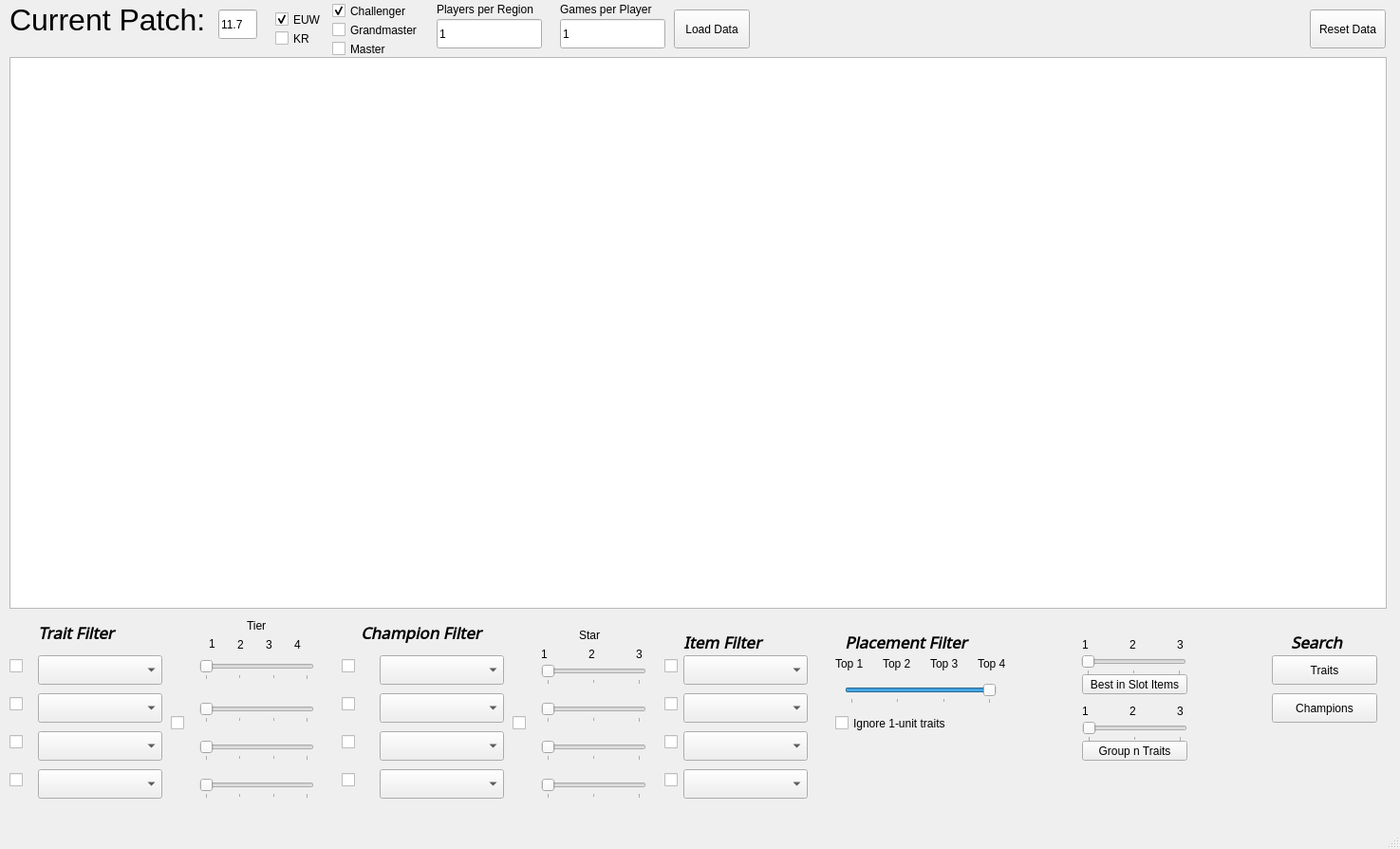
<?xml version="1.0" encoding="UTF-8"?>
<ui version="4.0">
 <class>mainWindow</class>
 <widget class="QMainWindow" name="mainWindow">
  <property name="geometry">
   <rect>
    <x>0</x>
    <y>0</y>
    <width>1475</width>
    <height>894</height>
   </rect>
  </property>
  <property name="windowTitle">
   <string>TFT Challenger Meta Evaluator</string>
  </property>
  <widget class="QWidget" name="centralwidget">
   <widget class="QLabel" name="Patch_label">
    <property name="geometry">
     <rect>
      <x>10</x>
      <y>0</y>
      <width>221</width>
      <height>41</height>
     </rect>
    </property>
    <property name="font">
     <font>
      <pointsize>24</pointsize>
     </font>
    </property>
    <property name="text">
     <string>Current Patch:</string>
    </property>
   </widget>
   <widget class="QCheckBox" name="euwCheckBox">
    <property name="geometry">
     <rect>
      <x>290</x>
      <y>10</y>
      <width>51</width>
      <height>21</height>
     </rect>
    </property>
    <property name="text">
     <string>EUW</string>
    </property>
    <property name="checked">
     <bool>true</bool>
    </property>
   </widget>
   <widget class="QCheckBox" name="krCheckBox">
    <property name="geometry">
     <rect>
      <x>290</x>
      <y>30</y>
      <width>51</width>
      <height>21</height>
     </rect>
    </property>
    <property name="text">
     <string>KR</string>
    </property>
    <property name="checked">
     <bool>false</bool>
    </property>
   </widget>
   <widget class="QPushButton" name="traitsButton">
    <property name="geometry">
     <rect>
      <x>1340</x>
      <y>690</y>
      <width>111</width>
      <height>31</height>
     </rect>
    </property>
    <property name="text">
     <string>Traits</string>
    </property>
   </widget>
   <widget class="QPushButton" name="championsButton">
    <property name="geometry">
     <rect>
      <x>1340</x>
      <y>730</y>
      <width>111</width>
      <height>31</height>
     </rect>
    </property>
    <property name="text">
     <string>Champions</string>
    </property>
   </widget>
   <widget class="QTableWidget" name="tableWidget">
    <property name="geometry">
     <rect>
      <x>10</x>
      <y>60</y>
      <width>1451</width>
      <height>581</height>
     </rect>
    </property>
    <property name="font">
     <font>
      <family>Noto Sans Bengali</family>
     </font>
    </property>
    <property name="editTriggers">
     <set>QAbstractItemView::NoEditTriggers</set>
    </property>
    <property name="tabKeyNavigation">
     <bool>false</bool>
    </property>
    <property name="showDropIndicator" stdset="0">
     <bool>false</bool>
    </property>
    <property name="dragDropOverwriteMode">
     <bool>false</bool>
    </property>
    <property name="showGrid">
     <bool>false</bool>
    </property>
    <property name="gridStyle">
     <enum>Qt::NoPen</enum>
    </property>
    <property name="sortingEnabled">
     <bool>false</bool>
    </property>
    <property name="cornerButtonEnabled">
     <bool>false</bool>
    </property>
    <attribute name="horizontalHeaderVisible">
     <bool>true</bool>
    </attribute>
    <attribute name="verticalHeaderVisible">
     <bool>false</bool>
    </attribute>
   </widget>
   <widget class="QPushButton" name="loadDataButton">
    <property name="geometry">
     <rect>
      <x>710</x>
      <y>10</y>
      <width>80</width>
      <height>41</height>
     </rect>
    </property>
    <property name="text">
     <string>Load Data</string>
    </property>
   </widget>
   <widget class="QComboBox" name="traitFilter1">
    <property name="geometry">
     <rect>
      <x>40</x>
      <y>690</y>
      <width>131</width>
      <height>31</height>
     </rect>
    </property>
   </widget>
   <widget class="QComboBox" name="traitFilter3">
    <property name="geometry">
     <rect>
      <x>40</x>
      <y>770</y>
      <width>131</width>
      <height>31</height>
     </rect>
    </property>
   </widget>
   <widget class="QComboBox" name="traitFilter2">
    <property name="geometry">
     <rect>
      <x>40</x>
      <y>730</y>
      <width>131</width>
      <height>31</height>
     </rect>
    </property>
   </widget>
   <widget class="QComboBox" name="traitFilter4">
    <property name="geometry">
     <rect>
      <x>40</x>
      <y>810</y>
      <width>131</width>
      <height>31</height>
     </rect>
    </property>
   </widget>
   <widget class="QSlider" name="traitFilterSlider1">
    <property name="geometry">
     <rect>
      <x>210</x>
      <y>695</y>
      <width>121</width>
      <height>21</height>
     </rect>
    </property>
    <property name="minimum">
     <number>1</number>
    </property>
    <property name="maximum">
     <number>4</number>
    </property>
    <property name="orientation">
     <enum>Qt::Horizontal</enum>
    </property>
    <property name="tickPosition">
     <enum>QSlider::TicksBelow</enum>
    </property>
    <property name="tickInterval">
     <number>1</number>
    </property>
   </widget>
   <widget class="QSlider" name="traitFilterSlider2">
    <property name="geometry">
     <rect>
      <x>210</x>
      <y>740</y>
      <width>121</width>
      <height>21</height>
     </rect>
    </property>
    <property name="minimum">
     <number>1</number>
    </property>
    <property name="maximum">
     <number>4</number>
    </property>
    <property name="orientation">
     <enum>Qt::Horizontal</enum>
    </property>
    <property name="tickPosition">
     <enum>QSlider::TicksBelow</enum>
    </property>
    <property name="tickInterval">
     <number>1</number>
    </property>
   </widget>
   <widget class="QSlider" name="traitFilterSlider3">
    <property name="geometry">
     <rect>
      <x>210</x>
      <y>780</y>
      <width>121</width>
      <height>21</height>
     </rect>
    </property>
    <property name="minimum">
     <number>1</number>
    </property>
    <property name="maximum">
     <number>4</number>
    </property>
    <property name="orientation">
     <enum>Qt::Horizontal</enum>
    </property>
    <property name="tickPosition">
     <enum>QSlider::TicksBelow</enum>
    </property>
    <property name="tickInterval">
     <number>1</number>
    </property>
   </widget>
   <widget class="QSlider" name="traitFilterSlider4">
    <property name="geometry">
     <rect>
      <x>210</x>
      <y>820</y>
      <width>121</width>
      <height>21</height>
     </rect>
    </property>
    <property name="minimum">
     <number>1</number>
    </property>
    <property name="maximum">
     <number>4</number>
    </property>
    <property name="orientation">
     <enum>Qt::Horizontal</enum>
    </property>
    <property name="tickPosition">
     <enum>QSlider::TicksBelow</enum>
    </property>
    <property name="tickInterval">
     <number>1</number>
    </property>
   </widget>
   <widget class="QLabel" name="label">
    <property name="geometry">
     <rect>
      <x>1360</x>
      <y>660</y>
      <width>81</width>
      <height>31</height>
     </rect>
    </property>
    <property name="font">
     <font>
      <family>Noto Sans Batak</family>
      <pointsize>13</pointsize>
      <weight>75</weight>
      <italic>true</italic>
      <bold>true</bold>
     </font>
    </property>
    <property name="text">
     <string>Search</string>
    </property>
   </widget>
   <widget class="QLabel" name="label_2">
    <property name="geometry">
     <rect>
      <x>40</x>
      <y>650</y>
      <width>111</width>
      <height>31</height>
     </rect>
    </property>
    <property name="font">
     <font>
      <family>Noto Sans Batak</family>
      <pointsize>13</pointsize>
      <weight>75</weight>
      <italic>true</italic>
      <bold>true</bold>
     </font>
    </property>
    <property name="text">
     <string>Trait Filter</string>
    </property>
   </widget>
   <widget class="QLabel" name="label_3">
    <property name="geometry">
     <rect>
      <x>380</x>
      <y>650</y>
      <width>161</width>
      <height>31</height>
     </rect>
    </property>
    <property name="font">
     <font>
      <family>Noto Sans Batak</family>
      <pointsize>13</pointsize>
      <weight>75</weight>
      <italic>true</italic>
      <bold>true</bold>
     </font>
    </property>
    <property name="text">
     <string>Champion Filter</string>
    </property>
   </widget>
   <widget class="QSlider" name="championFilterSlider3">
    <property name="geometry">
     <rect>
      <x>570</x>
      <y>780</y>
      <width>111</width>
      <height>21</height>
     </rect>
    </property>
    <property name="minimum">
     <number>1</number>
    </property>
    <property name="maximum">
     <number>3</number>
    </property>
    <property name="orientation">
     <enum>Qt::Horizontal</enum>
    </property>
    <property name="tickPosition">
     <enum>QSlider::TicksBelow</enum>
    </property>
    <property name="tickInterval">
     <number>1</number>
    </property>
   </widget>
   <widget class="QSlider" name="championFilterSlider2">
    <property name="geometry">
     <rect>
      <x>570</x>
      <y>740</y>
      <width>111</width>
      <height>21</height>
     </rect>
    </property>
    <property name="minimum">
     <number>1</number>
    </property>
    <property name="maximum">
     <number>3</number>
    </property>
    <property name="orientation">
     <enum>Qt::Horizontal</enum>
    </property>
    <property name="tickPosition">
     <enum>QSlider::TicksBelow</enum>
    </property>
    <property name="tickInterval">
     <number>1</number>
    </property>
   </widget>
   <widget class="QSlider" name="championFilterSlider4">
    <property name="geometry">
     <rect>
      <x>570</x>
      <y>820</y>
      <width>111</width>
      <height>21</height>
     </rect>
    </property>
    <property name="minimum">
     <number>1</number>
    </property>
    <property name="maximum">
     <number>3</number>
    </property>
    <property name="orientation">
     <enum>Qt::Horizontal</enum>
    </property>
    <property name="tickPosition">
     <enum>QSlider::TicksBelow</enum>
    </property>
    <property name="tickInterval">
     <number>1</number>
    </property>
   </widget>
   <widget class="QSlider" name="championFilterSlider1">
    <property name="geometry">
     <rect>
      <x>570</x>
      <y>700</y>
      <width>111</width>
      <height>21</height>
     </rect>
    </property>
    <property name="minimum">
     <number>1</number>
    </property>
    <property name="maximum">
     <number>3</number>
    </property>
    <property name="orientation">
     <enum>Qt::Horizontal</enum>
    </property>
    <property name="tickPosition">
     <enum>QSlider::TicksBelow</enum>
    </property>
    <property name="tickInterval">
     <number>1</number>
    </property>
   </widget>
   <widget class="QLabel" name="label_4">
    <property name="geometry">
     <rect>
      <x>260</x>
      <y>650</y>
      <width>54</width>
      <height>17</height>
     </rect>
    </property>
    <property name="text">
     <string>Tier</string>
    </property>
   </widget>
   <widget class="QLabel" name="label_5">
    <property name="geometry">
     <rect>
      <x>610</x>
      <y>660</y>
      <width>54</width>
      <height>17</height>
     </rect>
    </property>
    <property name="text">
     <string>Star</string>
    </property>
   </widget>
   <widget class="QCheckBox" name="traitFilterCheckBox1">
    <property name="geometry">
     <rect>
      <x>10</x>
      <y>690</y>
      <width>21</width>
      <height>23</height>
     </rect>
    </property>
    <property name="text">
     <string/>
    </property>
   </widget>
   <widget class="QCheckBox" name="traitFilterCheckBox2">
    <property name="geometry">
     <rect>
      <x>10</x>
      <y>730</y>
      <width>21</width>
      <height>23</height>
     </rect>
    </property>
    <property name="text">
     <string/>
    </property>
   </widget>
   <widget class="QCheckBox" name="traitFilterCheckBox4">
    <property name="geometry">
     <rect>
      <x>10</x>
      <y>810</y>
      <width>21</width>
      <height>23</height>
     </rect>
    </property>
    <property name="text">
     <string/>
    </property>
   </widget>
   <widget class="QCheckBox" name="traitFilterCheckBox3">
    <property name="geometry">
     <rect>
      <x>10</x>
      <y>770</y>
      <width>21</width>
      <height>23</height>
     </rect>
    </property>
    <property name="text">
     <string/>
    </property>
   </widget>
   <widget class="QCheckBox" name="championFilterCheckBox4">
    <property name="geometry">
     <rect>
      <x>360</x>
      <y>810</y>
      <width>21</width>
      <height>23</height>
     </rect>
    </property>
    <property name="text">
     <string/>
    </property>
   </widget>
   <widget class="QCheckBox" name="championFilterCheckBox3">
    <property name="geometry">
     <rect>
      <x>360</x>
      <y>770</y>
      <width>21</width>
      <height>23</height>
     </rect>
    </property>
    <property name="text">
     <string/>
    </property>
   </widget>
   <widget class="QCheckBox" name="championFilterCheckBox1">
    <property name="geometry">
     <rect>
      <x>360</x>
      <y>690</y>
      <width>21</width>
      <height>23</height>
     </rect>
    </property>
    <property name="text">
     <string/>
    </property>
   </widget>
   <widget class="QCheckBox" name="championFilterCheckBox2">
    <property name="geometry">
     <rect>
      <x>360</x>
      <y>730</y>
      <width>21</width>
      <height>23</height>
     </rect>
    </property>
    <property name="text">
     <string/>
    </property>
   </widget>
   <widget class="QLineEdit" name="currentPatchFilter">
    <property name="geometry">
     <rect>
      <x>230</x>
      <y>10</y>
      <width>41</width>
      <height>31</height>
     </rect>
    </property>
    <property name="text">
     <string>11.7</string>
    </property>
   </widget>
   <widget class="QLineEdit" name="playersPerRegion">
    <property name="geometry">
     <rect>
      <x>460</x>
      <y>20</y>
      <width>111</width>
      <height>31</height>
     </rect>
    </property>
    <property name="text">
     <string>1</string>
    </property>
   </widget>
   <widget class="QLineEdit" name="gamesPerPlayer">
    <property name="geometry">
     <rect>
      <x>590</x>
      <y>20</y>
      <width>111</width>
      <height>31</height>
     </rect>
    </property>
    <property name="text">
     <string>1</string>
    </property>
   </widget>
   <widget class="QLabel" name="label_6">
    <property name="geometry">
     <rect>
      <x>590</x>
      <y>0</y>
      <width>101</width>
      <height>20</height>
     </rect>
    </property>
    <property name="text">
     <string>Games per Player</string>
    </property>
   </widget>
   <widget class="QLabel" name="label_7">
    <property name="geometry">
     <rect>
      <x>460</x>
      <y>0</y>
      <width>111</width>
      <height>20</height>
     </rect>
    </property>
    <property name="text">
     <string>Players per Region</string>
    </property>
   </widget>
   <widget class="QCheckBox" name="challengerCheckBox">
    <property name="geometry">
     <rect>
      <x>350</x>
      <y>0</y>
      <width>81</width>
      <height>23</height>
     </rect>
    </property>
    <property name="text">
     <string>Challenger</string>
    </property>
    <property name="checked">
     <bool>true</bool>
    </property>
   </widget>
   <widget class="QCheckBox" name="grandmasterCheckBox">
    <property name="geometry">
     <rect>
      <x>350</x>
      <y>20</y>
      <width>101</width>
      <height>23</height>
     </rect>
    </property>
    <property name="text">
     <string>Grandmaster</string>
    </property>
   </widget>
   <widget class="QCheckBox" name="masterCheckBox">
    <property name="geometry">
     <rect>
      <x>350</x>
      <y>40</y>
      <width>82</width>
      <height>23</height>
     </rect>
    </property>
    <property name="text">
     <string>Master</string>
    </property>
   </widget>
   <widget class="QLabel" name="label_8">
    <property name="geometry">
     <rect>
      <x>720</x>
      <y>660</y>
      <width>161</width>
      <height>31</height>
     </rect>
    </property>
    <property name="font">
     <font>
      <family>Noto Sans Batak</family>
      <pointsize>13</pointsize>
      <weight>75</weight>
      <italic>true</italic>
      <bold>true</bold>
     </font>
    </property>
    <property name="text">
     <string>Item Filter</string>
    </property>
   </widget>
   <widget class="QLabel" name="label_9">
    <property name="geometry">
     <rect>
      <x>890</x>
      <y>660</y>
      <width>161</width>
      <height>31</height>
     </rect>
    </property>
    <property name="font">
     <font>
      <family>Noto Sans Batak</family>
      <pointsize>13</pointsize>
      <weight>75</weight>
      <italic>true</italic>
      <bold>true</bold>
     </font>
    </property>
    <property name="text">
     <string>Placement Filter</string>
    </property>
   </widget>
   <widget class="QSlider" name="placementFilter">
    <property name="geometry">
     <rect>
      <x>890</x>
      <y>720</y>
      <width>160</width>
      <height>21</height>
     </rect>
    </property>
    <property name="minimum">
     <number>1</number>
    </property>
    <property name="maximum">
     <number>4</number>
    </property>
    <property name="sliderPosition">
     <number>4</number>
    </property>
    <property name="orientation">
     <enum>Qt::Horizontal</enum>
    </property>
    <property name="invertedAppearance">
     <bool>false</bool>
    </property>
    <property name="tickPosition">
     <enum>QSlider::TicksBelow</enum>
    </property>
    <property name="tickInterval">
     <number>1</number>
    </property>
   </widget>
   <widget class="QLabel" name="label_10">
    <property name="geometry">
     <rect>
      <x>1030</x>
      <y>690</y>
      <width>54</width>
      <height>17</height>
     </rect>
    </property>
    <property name="text">
     <string>Top 4</string>
    </property>
   </widget>
   <widget class="QLabel" name="label_11">
    <property name="geometry">
     <rect>
      <x>880</x>
      <y>690</y>
      <width>54</width>
      <height>17</height>
     </rect>
    </property>
    <property name="text">
     <string>Top 1</string>
    </property>
   </widget>
   <widget class="QLabel" name="label_12">
    <property name="geometry">
     <rect>
      <x>980</x>
      <y>690</y>
      <width>54</width>
      <height>17</height>
     </rect>
    </property>
    <property name="text">
     <string>Top 3</string>
    </property>
   </widget>
   <widget class="QLabel" name="label_13">
    <property name="geometry">
     <rect>
      <x>930</x>
      <y>690</y>
      <width>54</width>
      <height>17</height>
     </rect>
    </property>
    <property name="text">
     <string>Top 2</string>
    </property>
   </widget>
   <widget class="QLabel" name="label_14">
    <property name="geometry">
     <rect>
      <x>220</x>
      <y>670</y>
      <width>16</width>
      <height>16</height>
     </rect>
    </property>
    <property name="text">
     <string>1</string>
    </property>
   </widget>
   <widget class="QLabel" name="label_15">
    <property name="geometry">
     <rect>
      <x>250</x>
      <y>670</y>
      <width>16</width>
      <height>17</height>
     </rect>
    </property>
    <property name="text">
     <string>2</string>
    </property>
   </widget>
   <widget class="QLabel" name="label_16">
    <property name="geometry">
     <rect>
      <x>280</x>
      <y>670</y>
      <width>16</width>
      <height>17</height>
     </rect>
    </property>
    <property name="text">
     <string>3</string>
    </property>
   </widget>
   <widget class="QLabel" name="label_17">
    <property name="geometry">
     <rect>
      <x>310</x>
      <y>670</y>
      <width>16</width>
      <height>17</height>
     </rect>
    </property>
    <property name="text">
     <string>4</string>
    </property>
   </widget>
   <widget class="QLabel" name="label_18">
    <property name="geometry">
     <rect>
      <x>570</x>
      <y>680</y>
      <width>16</width>
      <height>17</height>
     </rect>
    </property>
    <property name="text">
     <string>1</string>
    </property>
   </widget>
   <widget class="QLabel" name="label_19">
    <property name="geometry">
     <rect>
      <x>670</x>
      <y>680</y>
      <width>16</width>
      <height>17</height>
     </rect>
    </property>
    <property name="text">
     <string>3</string>
    </property>
   </widget>
   <widget class="QLabel" name="label_20">
    <property name="geometry">
     <rect>
      <x>620</x>
      <y>680</y>
      <width>16</width>
      <height>17</height>
     </rect>
    </property>
    <property name="text">
     <string>2</string>
    </property>
   </widget>
   <widget class="QComboBox" name="itemFilter1">
    <property name="geometry">
     <rect>
      <x>720</x>
      <y>690</y>
      <width>131</width>
      <height>31</height>
     </rect>
    </property>
   </widget>
   <widget class="QComboBox" name="championFilter1">
    <property name="geometry">
     <rect>
      <x>400</x>
      <y>690</y>
      <width>131</width>
      <height>31</height>
     </rect>
    </property>
   </widget>
   <widget class="QComboBox" name="championFilter3">
    <property name="geometry">
     <rect>
      <x>400</x>
      <y>770</y>
      <width>131</width>
      <height>31</height>
     </rect>
    </property>
   </widget>
   <widget class="QComboBox" name="championFilter2">
    <property name="geometry">
     <rect>
      <x>400</x>
      <y>730</y>
      <width>131</width>
      <height>31</height>
     </rect>
    </property>
   </widget>
   <widget class="QComboBox" name="championFilter4">
    <property name="geometry">
     <rect>
      <x>400</x>
      <y>810</y>
      <width>131</width>
      <height>31</height>
     </rect>
    </property>
   </widget>
   <widget class="QCheckBox" name="itemFilterCheckBox1">
    <property name="geometry">
     <rect>
      <x>700</x>
      <y>690</y>
      <width>21</width>
      <height>23</height>
     </rect>
    </property>
    <property name="text">
     <string/>
    </property>
   </widget>
   <widget class="QCheckBox" name="traitFilterTierCheckBox">
    <property name="geometry">
     <rect>
      <x>180</x>
      <y>750</y>
      <width>21</width>
      <height>23</height>
     </rect>
    </property>
    <property name="text">
     <string/>
    </property>
   </widget>
   <widget class="QCheckBox" name="championStarFilterCheckBox">
    <property name="geometry">
     <rect>
      <x>540</x>
      <y>750</y>
      <width>21</width>
      <height>23</height>
     </rect>
    </property>
    <property name="text">
     <string/>
    </property>
   </widget>
   <widget class="QComboBox" name="itemFilter2">
    <property name="geometry">
     <rect>
      <x>720</x>
      <y>730</y>
      <width>131</width>
      <height>31</height>
     </rect>
    </property>
   </widget>
   <widget class="QCheckBox" name="itemFilterCheckBox2">
    <property name="geometry">
     <rect>
      <x>700</x>
      <y>730</y>
      <width>21</width>
      <height>23</height>
     </rect>
    </property>
    <property name="text">
     <string/>
    </property>
   </widget>
   <widget class="QComboBox" name="itemFilter3">
    <property name="geometry">
     <rect>
      <x>720</x>
      <y>770</y>
      <width>131</width>
      <height>31</height>
     </rect>
    </property>
   </widget>
   <widget class="QCheckBox" name="itemFilterCheckBox3">
    <property name="geometry">
     <rect>
      <x>700</x>
      <y>770</y>
      <width>21</width>
      <height>23</height>
     </rect>
    </property>
    <property name="text">
     <string/>
    </property>
   </widget>
   <widget class="QComboBox" name="itemFilter4">
    <property name="geometry">
     <rect>
      <x>720</x>
      <y>810</y>
      <width>131</width>
      <height>31</height>
     </rect>
    </property>
   </widget>
   <widget class="QCheckBox" name="itemFilterCheckBox4">
    <property name="geometry">
     <rect>
      <x>700</x>
      <y>810</y>
      <width>21</width>
      <height>23</height>
     </rect>
    </property>
    <property name="text">
     <string/>
    </property>
   </widget>
   <widget class="QPushButton" name="resetDataButton">
    <property name="geometry">
     <rect>
      <x>1380</x>
      <y>10</y>
      <width>80</width>
      <height>41</height>
     </rect>
    </property>
    <property name="text">
     <string>Reset Data</string>
    </property>
   </widget>
   <widget class="QPushButton" name="bestInSlotButton">
    <property name="geometry">
     <rect>
      <x>1140</x>
      <y>710</y>
      <width>111</width>
      <height>21</height>
     </rect>
    </property>
    <property name="text">
     <string>Best in Slot Items</string>
    </property>
   </widget>
   <widget class="QLabel" name="label_21">
    <property name="geometry">
     <rect>
      <x>1140</x>
      <y>670</y>
      <width>16</width>
      <height>17</height>
     </rect>
    </property>
    <property name="text">
     <string>1</string>
    </property>
   </widget>
   <widget class="QSlider" name="bestInSlotSlider">
    <property name="geometry">
     <rect>
      <x>1139</x>
      <y>690</y>
      <width>111</width>
      <height>21</height>
     </rect>
    </property>
    <property name="minimum">
     <number>1</number>
    </property>
    <property name="maximum">
     <number>3</number>
    </property>
    <property name="orientation">
     <enum>Qt::Horizontal</enum>
    </property>
    <property name="tickPosition">
     <enum>QSlider::TicksBelow</enum>
    </property>
    <property name="tickInterval">
     <number>1</number>
    </property>
   </widget>
   <widget class="QLabel" name="label_22">
    <property name="geometry">
     <rect>
      <x>1240</x>
      <y>670</y>
      <width>16</width>
      <height>17</height>
     </rect>
    </property>
    <property name="text">
     <string>3</string>
    </property>
   </widget>
   <widget class="QLabel" name="label_24">
    <property name="geometry">
     <rect>
      <x>1190</x>
      <y>670</y>
      <width>16</width>
      <height>17</height>
     </rect>
    </property>
    <property name="text">
     <string>2</string>
    </property>
   </widget>
   <widget class="QSlider" name="nTraitFilterSlider">
    <property name="geometry">
     <rect>
      <x>1140</x>
      <y>760</y>
      <width>111</width>
      <height>21</height>
     </rect>
    </property>
    <property name="minimum">
     <number>1</number>
    </property>
    <property name="maximum">
     <number>3</number>
    </property>
    <property name="orientation">
     <enum>Qt::Horizontal</enum>
    </property>
    <property name="tickPosition">
     <enum>QSlider::TicksBelow</enum>
    </property>
    <property name="tickInterval">
     <number>1</number>
    </property>
   </widget>
   <widget class="QLabel" name="label_26">
    <property name="geometry">
     <rect>
      <x>1240</x>
      <y>740</y>
      <width>16</width>
      <height>17</height>
     </rect>
    </property>
    <property name="text">
     <string>3</string>
    </property>
   </widget>
   <widget class="QLabel" name="label_27">
    <property name="geometry">
     <rect>
      <x>1190</x>
      <y>740</y>
      <width>16</width>
      <height>17</height>
     </rect>
    </property>
    <property name="text">
     <string>2</string>
    </property>
   </widget>
   <widget class="QLabel" name="label_28">
    <property name="geometry">
     <rect>
      <x>1140</x>
      <y>740</y>
      <width>16</width>
      <height>17</height>
     </rect>
    </property>
    <property name="text">
     <string>1</string>
    </property>
   </widget>
   <widget class="QPushButton" name="groupNTraitsButton">
    <property name="geometry">
     <rect>
      <x>1140</x>
      <y>780</y>
      <width>111</width>
      <height>21</height>
     </rect>
    </property>
    <property name="text">
     <string>Group n Traits</string>
    </property>
   </widget>
   <widget class="QCheckBox" name="one_unit_trait_ignore_checkbox">
    <property name="geometry">
     <rect>
      <x>880</x>
      <y>750</y>
      <width>171</width>
      <height>23</height>
     </rect>
    </property>
    <property name="text">
     <string>Ignore 1-unit traits</string>
    </property>
   </widget>
  </widget>
  <widget class="QMenuBar" name="menubar">
   <property name="geometry">
    <rect>
     <x>0</x>
     <y>0</y>
     <width>1475</width>
     <height>22</height>
    </rect>
   </property>
  </widget>
  <widget class="QStatusBar" name="statusbar"/>
 </widget>
 <resources/>
 <connections/>
</ui>
